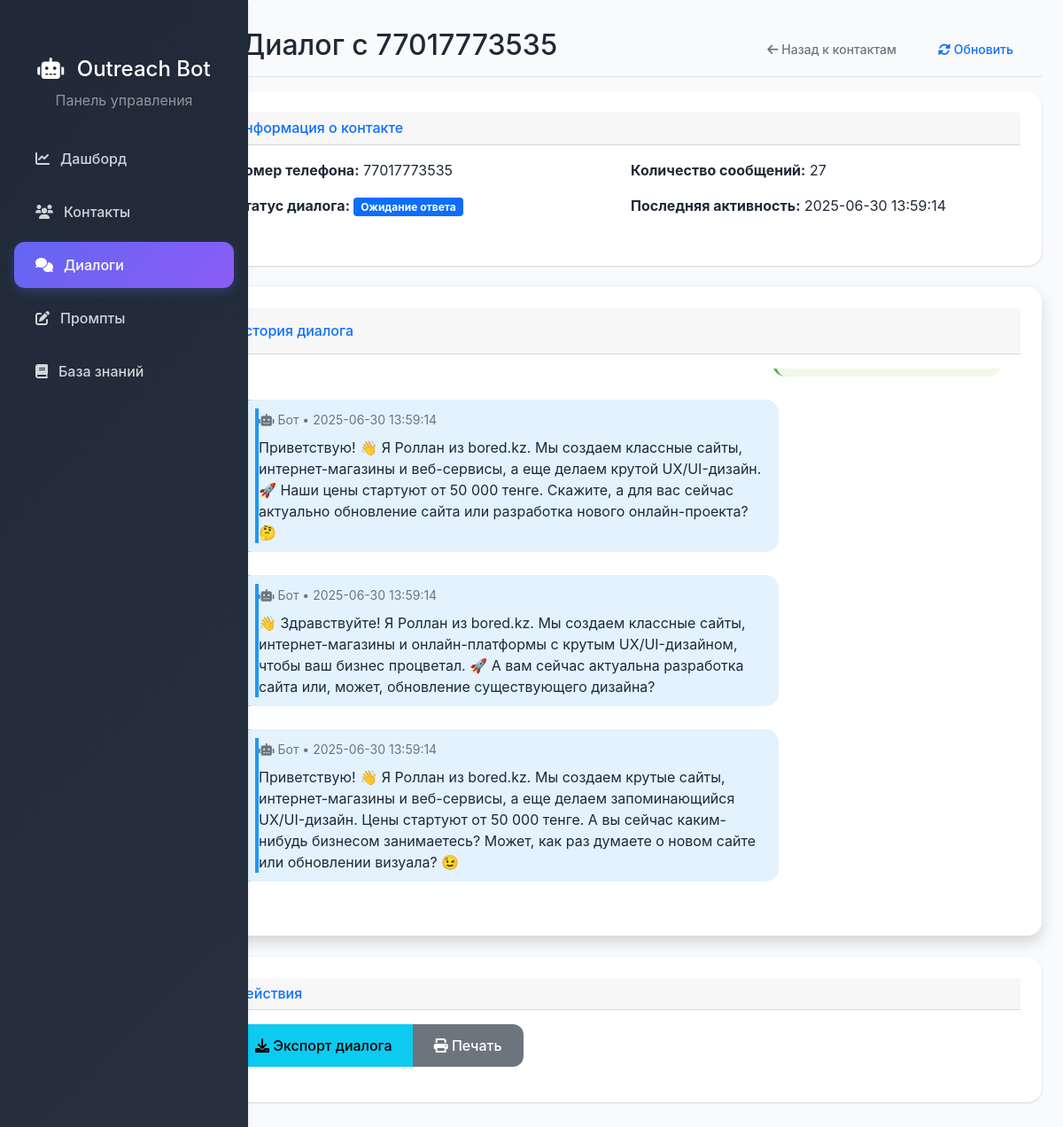
Page /dialogs/77017773535 on the committed database.
### tables this page shows
CREATE TABLE results (
            id INTEGER PRIMARY KEY AUTOINCREMENT,
            user_id TEXT NOT NULL,
            status TEXT NOT NULL,
            text TEXT,
            reply TEXT,
            analysis TEXT,
            timestamp TIMESTAMP DEFAULT CURRENT_TIMESTAMP
        );

### panel/app.py (the view)
@app.get("/dialogs/{user_id}", response_class=HTMLResponse)
def dialog_page(request: Request, user_id: str):
    try:
        dialog_history = get_dialog_history(user_id)
        return templates.TemplateResponse("dialog.html", {
            "request": request,
            "user_id": user_id,
            "dialog_history": dialog_history
        })
    except Exception as e:
        return templates.TemplateResponse("dialog.html", {
            "request": request,
            "user_id": user_id,
            "error": str(e),
            "dialog_history": []
        })

### panel/templates/dialog.html (shortened to what this page needs)
{% extends "base.html" %}
{% block content %}
<div class="d-flex justify-content-between flex-wrap flex-md-nowrap align-items-center pt-3 pb-2 mb-3 border-bottom">
    <h1 class="h2">💬 Диалог с {{ user_id }}</h1>
    <div class="btn-toolbar mb-2 mb-md-0">
        <div class="btn-group me-2">
            <a href="/contacts" class="btn btn-sm btn-outline-secondary">
                <i class="fas fa-arrow-left"></i> Назад к контактам
            </a>
            <button type="button" class="btn btn-sm btn-outline-primary" onclick="location.reload()">
                <i class="fas fa-sync-alt"></i> Обновить
            </button>
        </div>
    </div>
</div>
<div class="card mb-4">
    <div class="card-header">
        <h6 class="m-0 font-weight-bold text-primary">Информация о контакте</h6>
    </div>
    <div class="card-body">
        <div class="row">
            <div class="col-md-6">
                <p><strong>Номер телефона:</strong> {{ user_id }}</p>
                <p><strong>Статус диалога:</strong>
                    {% if dialog_history %}
                        {% set last_message = dialog_history[-1] %}
                        {% if last_message.type == 'bot' %}
                            <span class="badge bg-primary">Ожидание ответа</span>
                        {% else %}
                            <span class="badge bg-success">Получен ответ</span>
                        {% endif %}
                    {% else %}
                        <span class="badge bg-secondary">Нет данных</span>
                    {% endif %}
                </p>
            </div>
            <div class="col-md-6">
                <p><strong>Количество сообщений:</strong> {{ dialog_history|length }}</p>
                <p><strong>Последняя активность:</strong>
                    {% if dialog_history %}
                        {{ dialog_history[-1].timestamp }}
                    {% else %}
                        Нет данных
                    {% endif %}
                </p>
            </div>
        </div>
    </div>
</div>
<div class="card shadow">
    <div class="card-header py-3">
        <h6 class="m-0 font-weight-bold text-primary">История диалога</h6>
    </div>
    <div class="card-body">
        {% if dialog_history %}
            <div class="chat-container" style="max-height: 600px; overflow-y: auto;">
                {% for message in dialog_history %}
                <div class="message-container mb-3">
                    <div class="d-flex {% if message.type == 'bot' %}justify-content-start{% else %}justify-content-end{% endif %}">
                        <div class="message {% if message.type == 'bot' %}bot-message{% else %}client-message{% endif %}"
                             style="max-width: 70%; padding: 10px 15px; border-radius: 15px; margin: 5px;">
                            {% if message.type == 'bot' %}
                                <div class="bot-message" style="background-color: #e3f2fd; border-left: 4px solid #2196f3;">
                                    <div class="message-header">
                                        <small class="text-muted">
                                            <i class="fas fa-robot"></i> Бот • {{ message.timestamp }}
                                        </small>
                                    </div>
                                    <div class="message-content mt-2">
                                        {{ message.text }}
                                    </div>
                                </div>
                            {% endif %}
                        </div>
                    </div>
                </div>
                {% endfor %}
            </div>
        {% else %}
            <div class="text-center py-5">
                <i class="fas fa-comments fa-3x text-muted mb-3"></i>
                <p class="text-muted">История диалога пуста</p>
            </div>
        {% endif %}
    </div>
</div>
<div class="row mt-4">
    <div class="col-12">
        <div class="card">
            <div class="card-header">
                <h6 class="m-0 font-weight-bold text-primary">Действия</h6>
            </div>
            <div class="card-body">
                <div class="btn-group" role="group">
                    <button type="button" class="btn btn-info" onclick="exportDialog()">
                        <i class="fas fa-download"></i> Экспорт диалога
                    </button>
                    <button type="button" class="btn btn-secondary" onclick="printDialog()">
                        <i class="fas fa-print"></i> Печать
                    </button>
                </div>
            </div>
        </div>
    </div>
</div>
{% endblock %}

### panel/static/style.css (style rules this page uses)
:root { --primary-color: #6366f1; --secondary-color: #8b5cf6; --success-color: #10b981; --danger-color: #ef4444; --warning-color: #f59e0b; --dark-bg: #1f2937; --card-bg: #ffffff; --text-primary: #1f2937; --text-secondary: #6b7280; --border-color: #e5e7eb; }
body { font-family: 'Inter', -apple-system, BlinkMacSystemFont, 'Segoe UI', Roboto, sans-serif; margin: 0; padding: 0; background-color: #f9fafb; color: var(--text-primary); }
.card { background: var(--card-bg); border-radius: 1rem; box-shadow: 0 1px 3px 0 rgba(0, 0, 0, 0.1), 0 1px 2px 0 rgba(0, 0, 0, 0.06); padding: 1.5rem; margin-bottom: 1.5rem; border: none; transition: all 0.2s ease; }
.btn { display: inline-block; padding: 0.75rem 1.5rem; border: none; border-radius: 0.75rem; text-decoration: none; cursor: pointer; transition: all 0.2s ease; font-weight: 500; }

### panel/templates/base.html (style rules this page uses)
:root { --primary-color: #6366f1; --secondary-color: #8b5cf6; --success-color: #10b981; --danger-color: #ef4444; --warning-color: #f59e0b; --dark-bg: #1f2937; --card-bg: #ffffff; --text-primary: #1f2937; --text-secondary: #6b7280; --border-color: #e5e7eb; }
body { font-family: 'Inter', -apple-system, BlinkMacSystemFont, 'Segoe UI', Roboto, sans-serif; background-color: #f9fafb; color: var(--text-primary); }
.card { border: none; box-shadow: 0 1px 3px 0 rgba(0, 0, 0, 0.1), 0 1px 2px 0 rgba(0, 0, 0, 0.06); border-radius: 1rem; background: var(--card-bg); transition: all 0.2s ease; }
.btn { border-radius: 0.75rem; font-weight: 500; padding: 0.75rem 1.5rem; transition: all 0.2s ease; }

### panel/templates/dialog.html (style rules this page uses)
.bot-message { background-color: #e3f2fd !important; border-left: 4px solid #2196f3 !important; }
.client-message { background-color: #f1f8e9 !important; border-left: 4px solid #4caf50 !important; }
.message-container { animation: fadeIn 0.3s ease-in; }

### rows in the picture
results: timestamp "2025-06-30 13:59:14", text "Приветствую! 👋 Я Роллан из bored.kz. Мы создаем крутые сайты, интернет-магазины и веб-сервисы, а еще делаем запоминающийся UX/UI-дизайн. Цены стартуют от 50 000 тенге. А вы сейчас каким-нибудь бизнесом занимаетесь? Может, как раз думаете о новом сайте или обновлении визуала? 😉"
results: timestamp "2025-06-30 13:59:14", text "Приветствую! 👋 Я Роллан из bored.kz. Мы создаем классные сайты, интернет-магазины и веб-сервисы, а еще делаем крутой UX/UI-дизайн. 🚀 Наши цены стартуют от 50 000 тенге. Скажите, а для вас сейчас актуально обновление сайта или разработка нового онлайн-проекта? 🤔"
results: timestamp "2025-06-30 13:59:14", text "👋 Здравствуйте! Я Роллан из bored.kz. Мы создаем классные сайты, интернет-магазины и онлайн-платформы с крутым UX/UI-дизайном, чтобы ваш бизнес процветал. 🚀 А вам сейчас актуальна разработка сайта или, может, обновление существующего дизайна?"

### other values in the picture
{{ user_id }} "77017773535"
{{ dialog_history|length }} "27"
